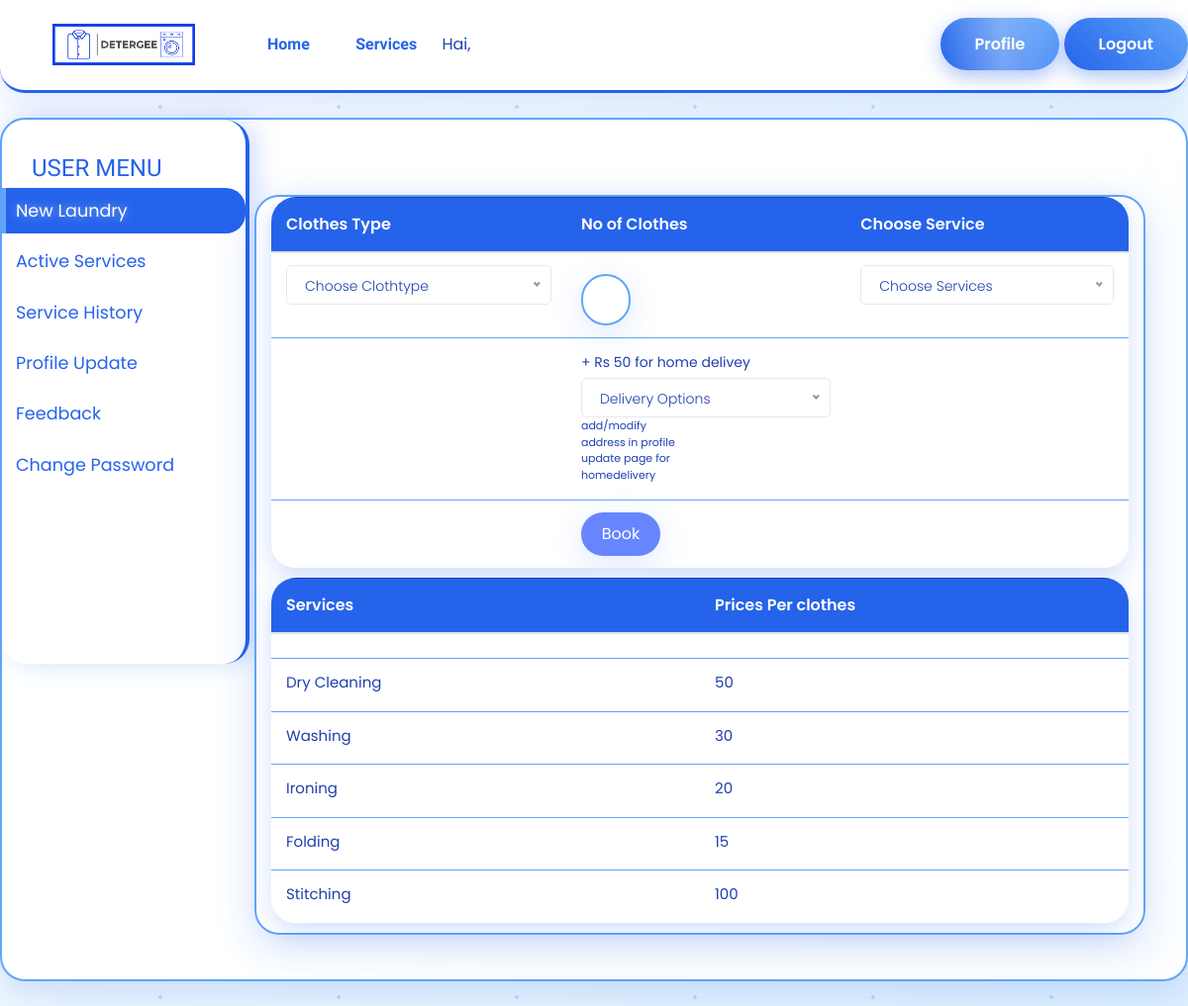
Page /newlaundry/ (signed in) on the earlier database version.
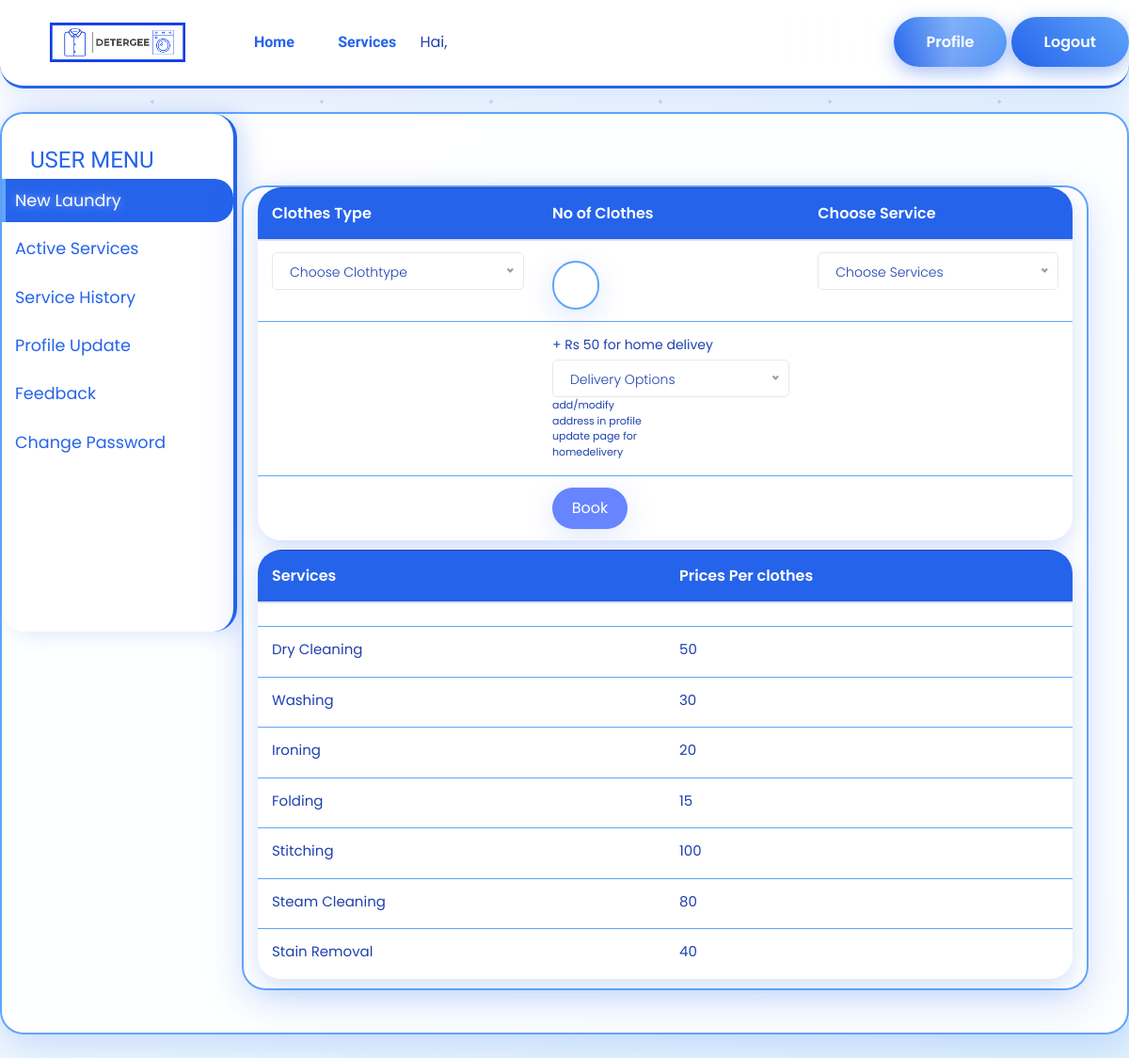
Same page on the later database version.
### services/models.py (models this page shows, shortened)
class ServiceType(models.Model):
    servicetypes = models.CharField(max_length=25)
    price = models.IntegerField()

### services/views.py (the view, shortened to what this page needs)
# urls.py: path('newlaundry/', views.newlaundry, name="newlaundry"),
@login_required
def newlaundry(request):
    ctypes = ClothType.objects.all()
    stypes = ServiceType.objects.all()
    add = Address.objects.filter(userid_id=request.user.id)
    return render(request, 'newlaundry.html', {'ctypes': ctypes, 'stypes': stypes, 'add': add})

### detergee/context_processors.py (called while the page is built)
def contact_info(request):
    return {
        'contact_name': 'Jayaraman K',
        'contact_email': 'jayaramankalidasan@gmail.com',
        'contact_phone': '+91 6369804386'
    }

### templates/newlaundry.html (shortened to what the changed rows need)
{% load static %}
<!doctype html>
<html class="no-js" lang="zxx">
<head>
    <link rel="stylesheet" href="{% static 'css/bootstrap.min.css' %}">
    <link rel="stylesheet" href="{% static 'css/owl.carousel.min.css' %}">
    <link rel="stylesheet" href="{% static 'css/slicknav.css' %}">
    <link rel="stylesheet" href="{% static 'css/flaticon.css' %}">
    <link rel="stylesheet" href="{% static 'css/progressbar_barfiller.css' %}">
    <link rel="stylesheet" href="{% static 'css/gijgo.css' %}">
    <link rel="stylesheet" href="{% static 'css/animate.min.css' %}">
    <link rel="stylesheet" href="{% static 'css/animated-headline.css' %}">
    <link rel="stylesheet" href="{% static 'css/magnific-popup.css' %}">
    <link rel="stylesheet" href="{% static 'css/fontawesome-all.min.css' %}">
    <link rel="stylesheet" href="{% static 'css/themify-icons.css' %}">
    <link rel="stylesheet" href="{% static 'css/slick.css' %}">
    <link rel="stylesheet" href="{% static 'css/nice-select.css' %}">
    <link rel="stylesheet" href="{% static 'css/style.css' %}">
	<link rel="stylesheet" href="{% static 'css/profile.css' %}">
	<link rel="stylesheet" href="{% static 'css/blue-white-theme.css' %}">
</head>
<body>
	<div class="wrapper">
        <nav id="sidebar">
            <ul class="list-unstyled components">
            <h1 style="color:white;font-size:24px;margin-left:30px;">USER MENU</h1>
            </ul>
        </nav>
		<div id="content">
            <div class="row user-details">
				<div class="container" style="width:900px;">
				<table class="table table-hover">
                <form method="post">
                <thead>
                    <tr class="">
                    <th scope="col" style="width:150px;">Clothes Type</th>
                    <th scope="col" style="width:150px;">No of Clothes</th>
                    <th scope="col">Choose Service</th>
                    </tr>
                </thead>
                </form>
                </table>
                <table class="table table-hover">
                    <thead>
                        <th scope="col" style="width:150px;">Services</th>
                        <th scope="col" style="width:150px;">Prices Per clothes</th>
                    </thead>
                    <td>
                    {% for services in stypes %}
                    <tr>
                        <td>
						    <label style="color:red;font-size:15px;">{{services.servicetypes}}<label>
						</td>
                        <td>
						    <label style="color:red;font-size:15px;">{{services.price}}<label>
						</td>
                    </tr>
                    {%endfor%}
                    </td>
                    </table>
				</div>
            </div>
        </div>
    </div>
</body>
</html>

Differences in the rows shown:
added ServiceType: servicetypes "Steam Cleaning", price "80"
added ServiceType: servicetypes "Stain Removal", price "40"
